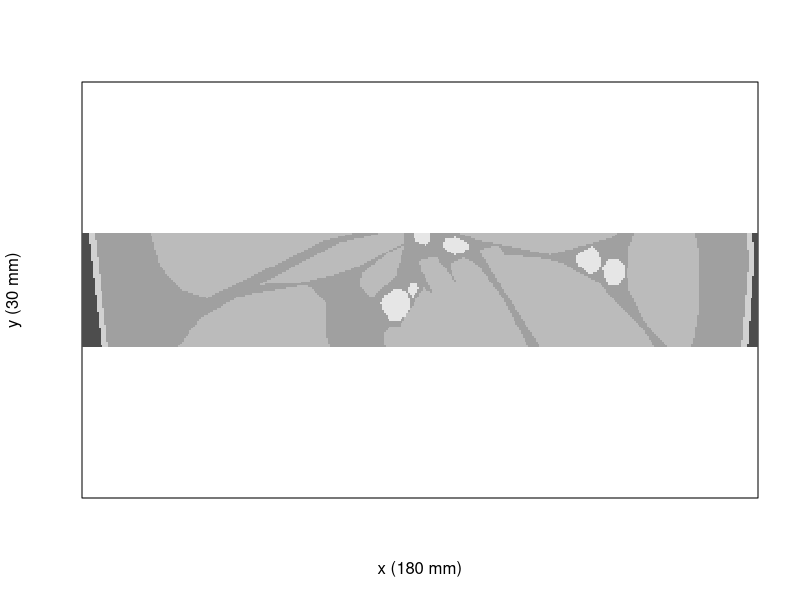

Reproduce this figure in R.
## ---- chunk 1
img <- as.matrix(read.csv("../data/pixelized_thigh_section.csv", comment.char = "#"))
image(img, xlab="x (180 mm)", ylab="y (30 mm)", asp=dim(img)[2]/dim(img)[1], xaxt='n', yaxt='n', col=gray.colors(length(unique(as.vector(img)))))
## ---- chunk 2
n <- dim(img)[2]
# All pairs img[i,j], img[i, j+1]
pairs <- cbind(as.vector(img[,-n]), as.vector(img[,-1]))
# Unique pairs
upairs <- unique(pairs)
# Counts
counts <- numeric(nrow(upairs))
for(i in 1:length(counts)){
  counts[i] <- sum(pairs[,1]==upairs[i,1] & pairs[,2]==upairs[i,2])
}
ycounts <- cbind(upairs, counts)
colnames(ycounts) <- c("y", "y+1", "ycount")
ycounts <- ycounts[order(ycounts[,3], decreasing = TRUE), ]
ycounts
## ---- chunk 3
n <- dim(img)[1]
# All pairs img[i+1,j], img[i, j]
pairs <- cbind(as.vector(img[-n,]), as.vector(img[-1,]))
# Unique pairs
upairs <- unique(pairs)
# Counts
counts <- numeric(nrow(upairs))
for(i in 1:length(counts)){
  counts[i] <- sum(pairs[,1]==upairs[i,1] & pairs[,2]==upairs[i,2])
}
xcounts <- cbind(upairs, counts)
colnames(xcounts) <- c("x", "x+1", "xcount")
xcounts <- xcounts[order(xcounts[,3], decreasing = TRUE), ]
xcounts
